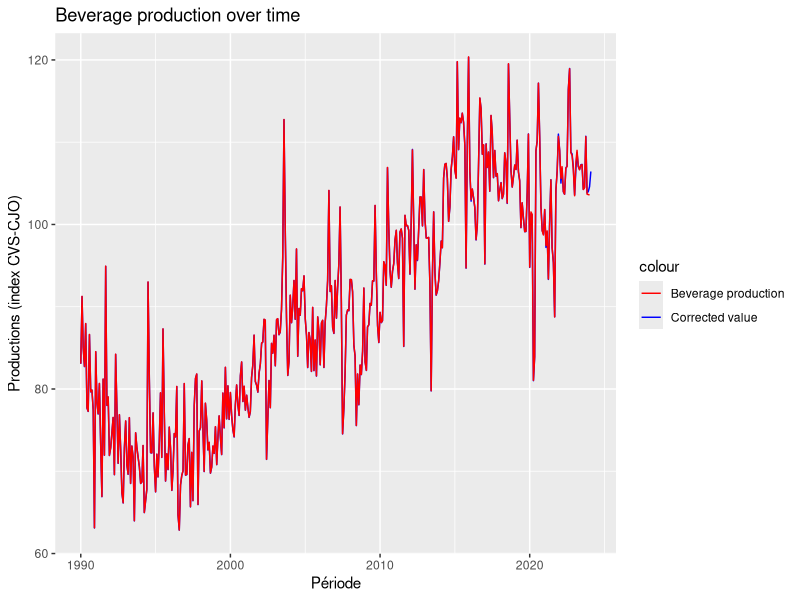
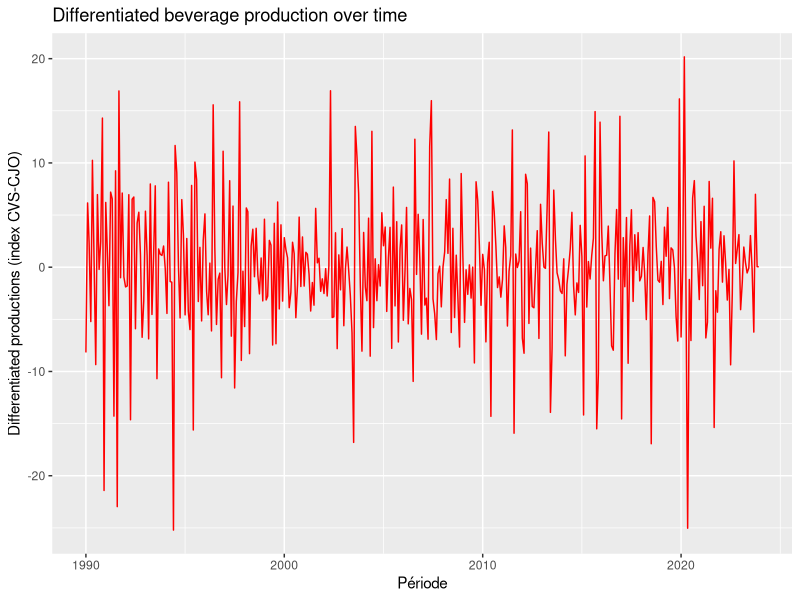
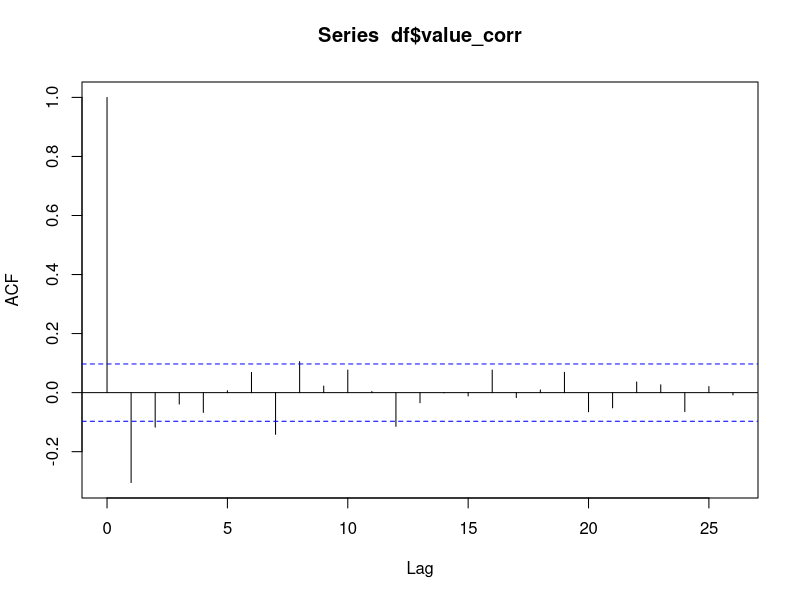
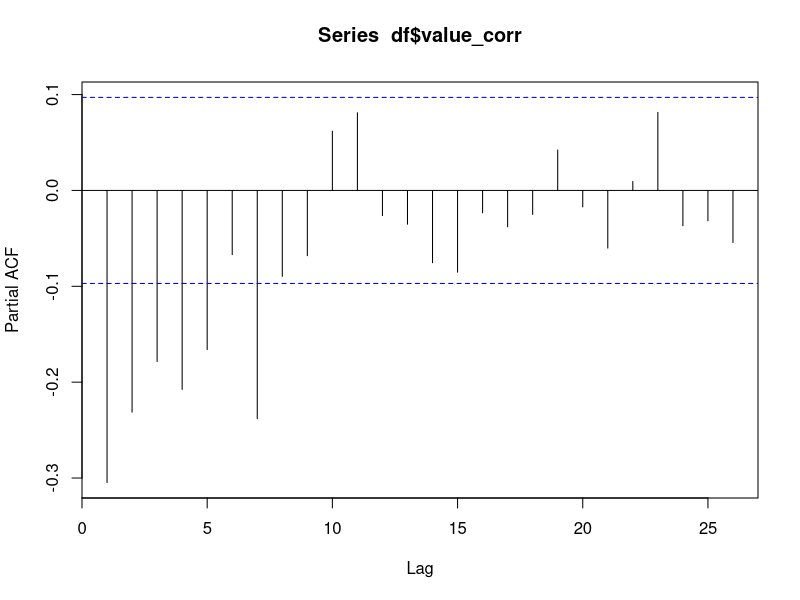

Recreate these plots in R, in order.
## ---- chunk 1

knitr::opts_chunk$set(echo = FALSE, warning = FALSE, message = FALSE)
## ---- chunk 2
# Importation
library(readr)
library(lubridate)
library(ggplot2)
library(dplyr)
library(tidyr)

# setwd("../")
df_corr <- read_delim("Eaux mineral/revise/valeurs.csv",
                      delim = ";", escape_double = FALSE, trim_ws = TRUE) %>% 
  mutate(Période = as.Date(paste0(Période, "-01")))

## ---- chunk 3
# Plot the data and the corrected data
df_corr %>% 
  ggplot() +
  geom_line(aes(Période, value, color = "Prod")) +
  geom_line(aes(Période, value_corr, color = "Corr")) +
  labs(
    title = "Beverage production over time",
    y = "Productions (index CVS-CJO)"
  ) +
  scale_color_manual(
    values = c("Prod" = "blue", "Corr" = "red"),
    labels = c("Beverage production", "Corrected value")
  )


## ---- chunk 4
# Correct the data
df <- df_corr %>% 
  mutate(value_corr = value_corr - lag(value_corr)) %>% 
  select(Période, value_corr) %>% 
  drop_na()

# Plot the corrected data
df %>% 
  ggplot() +
  geom_line(aes(Période, value_corr), color="red") +
  labs(
    title = "Differentiated beverage production over time",
    y = "Differentiated productions (index CVS-CJO)"
  )
## ---- chunk 5
acf(df$value_corr) #
pacf(df$value_corr) #
